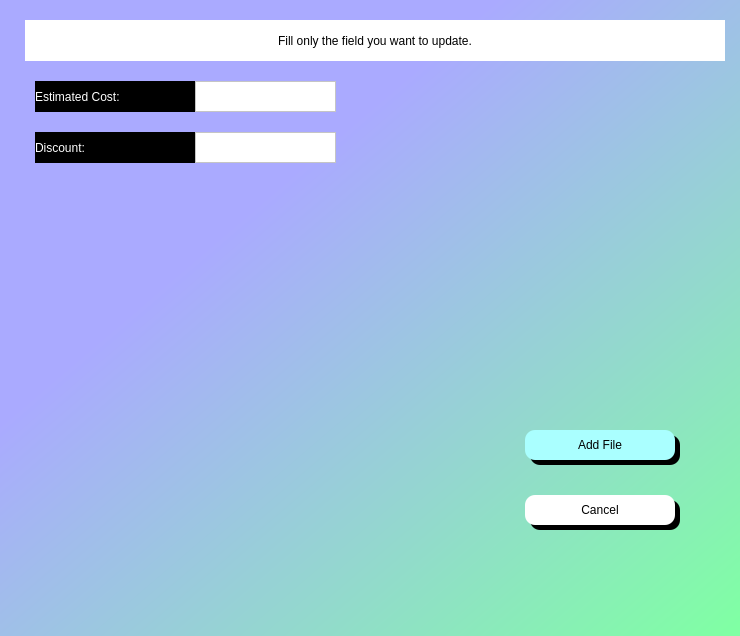
<?xml version="1.0" encoding="UTF-8"?>
<ui version="4.0">
 <class>Dialog</class>
 <widget class="QDialog" name="Dialog">
  <property name="geometry">
   <rect>
    <x>0</x>
    <y>0</y>
    <width>740</width>
    <height>636</height>
   </rect>
  </property>
  <property name="windowTitle">
   <string>Dialog</string>
  </property>
  <property name="styleSheet">
   <string notr="true">
background-color: rgba(170, 170, 255,.6);
background-color: qlineargradient(spread:repeat, x1:0, y1:0, x2:1, y2:1, stop:0.333333 rgba(170, 170, 255, 255), stop:0.988701 rgba(128, 255, 164, 255));</string>
  </property>
  <widget class="QLabel" name="fname_srch">
   <property name="geometry">
    <rect>
     <x>25</x>
     <y>20</y>
     <width>700</width>
     <height>41</height>
    </rect>
   </property>
   <property name="styleSheet">
    <string notr="true">color: rgb(0, 0, 0);
background-color: rgb(255, 255, 255);

font: 75 bold 14pt &quot;Segoe UI&quot;;</string>
   </property>
   <property name="text">
    <string>Fill only the field you want to update.</string>
   </property>
   <property name="alignment">
    <set>Qt::AlignCenter</set>
   </property>
  </widget>
  <widget class="QLabel" name="est_cost">
   <property name="geometry">
    <rect>
     <x>35</x>
     <y>81</y>
     <width>161</width>
     <height>31</height>
    </rect>
   </property>
   <property name="styleSheet">
    <string notr="true">
color: rgb(255, 255, 255);
background-color: rgb(0, 0, 0);

font:  14pt &quot;Segoe UI &quot;;</string>
   </property>
   <property name="text">
    <string>Estimated Cost:</string>
   </property>
  </widget>
  <widget class="QTextEdit" name="estd_cost_edit">
   <property name="geometry">
    <rect>
     <x>195</x>
     <y>81</y>
     <width>141</width>
     <height>31</height>
    </rect>
   </property>
   <property name="styleSheet">
    <string notr="true">QTextEdit:focus{
background-color: rgb(255, 255, 255);
}
QTextEdit{
background-color: rgb(255, 255, 255);
	font: 12pt &quot;Segoe UI&quot;;
}
</string>
   </property>
  </widget>
  <widget class="QLabel" name="discount">
   <property name="geometry">
    <rect>
     <x>35</x>
     <y>132</y>
     <width>161</width>
     <height>31</height>
    </rect>
   </property>
   <property name="styleSheet">
    <string notr="true">
color: rgb(255, 255, 255);
background-color: rgb(0, 0, 0);

font:  14pt &quot;Segoe UI &quot;;</string>
   </property>
   <property name="text">
    <string>Discount:</string>
   </property>
  </widget>
  <widget class="QTextEdit" name="discount_edit">
   <property name="geometry">
    <rect>
     <x>195</x>
     <y>132</y>
     <width>141</width>
     <height>31</height>
    </rect>
   </property>
   <property name="styleSheet">
    <string notr="true">QTextEdit:focus{
background-color: rgb(255, 255, 255);
}
QTextEdit{
background-color: rgb(255, 255, 255);
	font: 12pt &quot;Segoe UI&quot;;
}
</string>
   </property>
  </widget>
  <widget class="QPushButton" name="add_file_btn">
   <property name="geometry">
    <rect>
     <x>525</x>
     <y>430</y>
     <width>150</width>
     <height>30</height>
    </rect>
   </property>
   <property name="styleSheet">
    <string notr="true">QPushButton{


font:  14pt &quot;Segoe UI &quot;;
background-color: rgb(255, 255, 255);
border-top-left-radius:10px;
border-bottom-left-radius:10px;
border-top-right-radius:10px;
border-bottom-right-radius:10px;
background-color: rgb(170, 255, 255);
}
QPushButton:hover{
	background-color: rgb(161, 161, 161);
	color: rgb(255, 255, 255);
}</string>
   </property>
   <property name="text">
    <string>Add File</string>
   </property>
  </widget>
  <widget class="QLabel" name="label_3">
   <property name="geometry">
    <rect>
     <x>530</x>
     <y>435</y>
     <width>150</width>
     <height>30</height>
    </rect>
   </property>
   <property name="styleSheet">
    <string notr="true">background-color: rgb(0, 0, 0);
font: 12pt &quot;MS Shell Dlg 2&quot;;
border-top-left-radius:10px;
border-bottom-left-radius:10px;
border-top-right-radius:10px;
border-bottom-right-radius:10px;
color: rgb(255, 255, 255);
</string>
   </property>
   <property name="text">
    <string/>
   </property>
  </widget>
  <widget class="QLabel" name="label_6">
   <property name="geometry">
    <rect>
     <x>530</x>
     <y>500</y>
     <width>150</width>
     <height>30</height>
    </rect>
   </property>
   <property name="styleSheet">
    <string notr="true">background-color: rgb(0, 0, 0);
font: 12pt &quot;MS Shell Dlg 2&quot;;
border-top-left-radius:10px;
border-bottom-left-radius:10px;
border-top-right-radius:10px;
border-bottom-right-radius:10px;
color: rgb(255, 255, 255);
</string>
   </property>
   <property name="text">
    <string/>
   </property>
  </widget>
  <widget class="QPushButton" name="cancel_btn">
   <property name="geometry">
    <rect>
     <x>525</x>
     <y>495</y>
     <width>150</width>
     <height>30</height>
    </rect>
   </property>
   <property name="styleSheet">
    <string notr="true">QPushButton{


font:  14pt &quot;Segoe UI &quot;;
background-color: rgb(255, 255, 255);
border-top-left-radius:10px;
border-bottom-left-radius:10px;
border-top-right-radius:10px;
border-bottom-right-radius:10px;}
QPushButton:hover{
	background-color: rgb(161, 161, 161);
	color: rgb(255, 255, 255);
}</string>
   </property>
   <property name="text">
    <string>Cancel</string>
   </property>
  </widget>
  <zorder>fname_srch</zorder>
  <zorder>est_cost</zorder>
  <zorder>estd_cost_edit</zorder>
  <zorder>discount</zorder>
  <zorder>discount_edit</zorder>
  <zorder>label_3</zorder>
  <zorder>add_file_btn</zorder>
  <zorder>label_6</zorder>
  <zorder>cancel_btn</zorder>
 </widget>
 <resources/>
 <connections/>
</ui>
